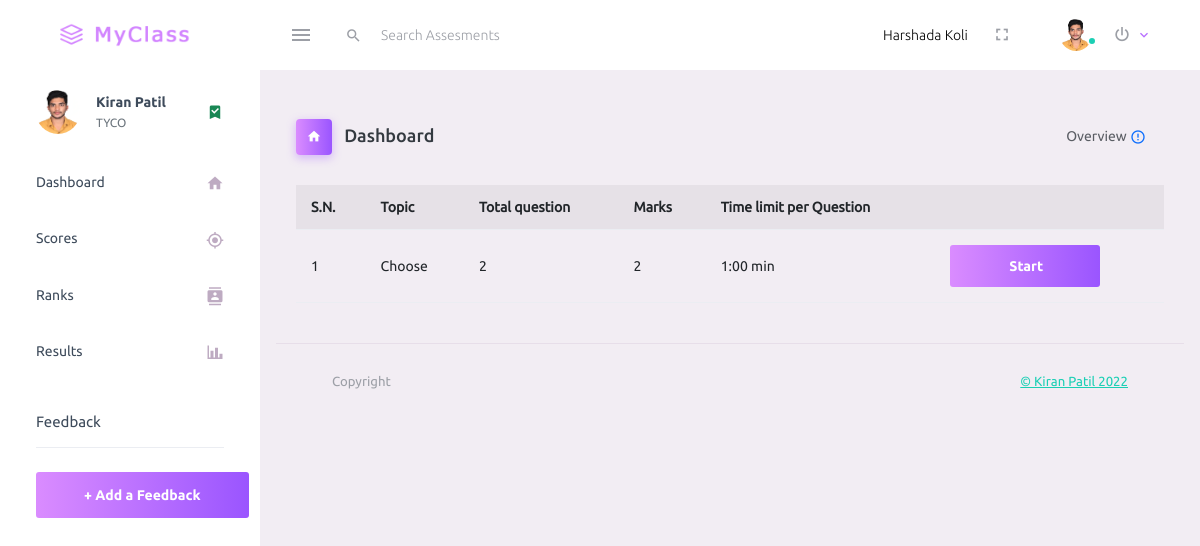
The page /home.php?q=1 (signed in) on the database its author committed.
### tables this page shows
CREATE TABLE IF NOT EXISTS `quiz` (
  `eid` text NOT NULL,
  `title` varchar(100) NOT NULL,
  `sahi` int(11) NOT NULL,
  `wrong` int(11) NOT NULL,
  `total` int(11) NOT NULL,
  `time` bigint(20) NOT NULL,
  `intro` text NOT NULL,
  `tag` varchar(100) NOT NULL,
  `date` timestamp NOT NULL DEFAULT CURRENT_TIMESTAMP ON UPDATE CURRENT_TIMESTAMP
);

### home.php (the view, shortened to what this page needs)
<!DOCTYPE html>
<html lang="en">
  <head>
    <link rel="stylesheet" href="assets/vendors/mdi/css/materialdesignicons.min.css">
    <link rel="stylesheet" href="assets/vendors/css/vendor.bundle.base.css">
    <link rel="stylesheet" href="assets/css/style.css">
  </head>
  <body>
    <div class="container-scroller">
      <nav class="navbar default-layout-navbar col-lg-12 col-12 p-0 fixed-top d-flex flex-row">
        <div class="text-center navbar-brand-wrapper d-flex align-items-center justify-content-center">
          <a class="navbar-brand brand-logo" href="home.php"><img src="assets/images/logo.png" alt="logo" /></a>
        </div>
        <div class="navbar-menu-wrapper d-flex align-items-stretch">
          <button class="navbar-toggler navbar-toggler align-self-center" type="button" data-toggle="minimize">
            <span class="mdi mdi-menu"></span>
          </button>
          <div class="search-field d-none d-md-block">
            <form class="d-flex align-items-center h-100" action="#">
              <div class="input-group">
                <div class="input-group-prepend bg-transparent">
                  <i class="input-group-text border-0 mdi mdi-magnify"></i>
                </div>
                <input type="text" class="form-control bg-transparent border-0" placeholder="Search Assesments">
              </div>
            </form>
          </div>
          <ul class="navbar-nav navbar-nav-right">
            <?php
            include_once 'dbConnection.php';
            if (!(isset($_SESSION['email']))) {
              header("location:index.php");
            } else {
              $name = $_SESSION['name'];
              $email = $_SESSION['email'];
              echo '<span class="pull-right top title1" ><span class="log1"><span class="glyphicon glyphicon-user" aria-hidden="true"></span>&nbsp;&nbsp;&nbsp;&nbsp;</span><a href="account.php?q=1" style="text-decoration:none;" class="mb-1 text-black">' . $name . '</a></span>';
              echo '<li class="nav-item d-none d-lg-block full-screen-link">
              <a class="nav-link">
                <i class="mdi mdi-fullscreen" id="fullscreen-button"></i>
              </a>
            </li>';
              echo '
            <li class="nav-item nav-profile dropdown">
              <a class="nav-link dropdown-toggle" id="profileDropdown" href="#" data-bs-toggle="dropdown" aria-expanded="false">
                <div class="nav-profile-img">
                  <img src="assets/images/faces/face1.jpg" alt="image">
                  <span class="availability-status online"></span>
                </div>
                <div class="nav-profile-text">
                <i class="mdi mdi-power"></i>
                </div>
              </a>
              <div class="dropdown-menu navbar-dropdown" aria-labelledby="profileDropdown">
                <a class="dropdown-item" href="#">
                  <i class="mdi mdi-cached me-2 text-success"></i>Login</a>
                <div class="dropdown-divider"></div>
                <a class="dropdown-item" href="logout.php?q=account.php">
                  <i class="mdi mdi-logout me-2 text-primary"></i> Signout </a>
              </div>
            </li>
              ';
            } ?>
          </ul>
        </div>
      </nav>
      <div class="container-fluid page-body-wrapper">
        <nav class="sidebar sidebar-offcanvas" id="sidebar">
          <ul class="nav">
            <li class="nav-item nav-profile">
              <a href="#" class="nav-link">
                <div class="nav-profile-image">
                  <img src="assets/images/faces/face1.jpg" alt="profile">
                </div>
                <div class="nav-profile-text d-flex flex-column">
                  <span class="font-weight-bold mb-2">Kiran Patil</span>
                  <span class="text-secondary text-small">TYCO</span>
                </div>
                <i class="mdi mdi-bookmark-check text-success nav-profile-badge"></i>
              </a>
            </li>
            <li class="nav-item">
              <a class="nav-link" href="?q=1#">
                <span class="menu-title">Dashboard</span>
                <i class="mdi mdi-home menu-icon"></i>
              </a>
            </li>
            <li class="nav-item">
              <a class="nav-link" href="?q=2#">
                <span class="menu-title">Scores</span>
                <i class="mdi mdi-crosshairs-gps menu-icon"></i>
              </a>
            </li>
            <li class="nav-item">
              <a class="nav-link" href="?q=3#">
                <span class="menu-title">Ranks</span>
                <i class="mdi mdi-contacts menu-icon"></i>
              </a>
            </li>
            <li class="nav-item">
              <a class="nav-link" href="?q=result&eid=631c717187c8a">
                <span class="menu-title">Results</span>
                <i class="mdi mdi-chart-bar menu-icon"></i>
              </a>
            </li>
            <li class="nav-item sidebar-actions">
              <span class="nav-link">
                <div class="border-bottom">
                  <h6 class="font-weight-normal mb-3">Feedback</h6>
                </div>
                <button class="btn btn-block btn-lg btn-gradient-primary mt-4" onclick="javascript:location.href='?q=4#'">+ Add a Feedback</button>
              </span>
            </li>
          </ul>
        </nav>
        <div class="main-panel">
          <div class="content-wrapper">
            <div class="page-header">
              <h3 class="page-title">
                <span class="page-title-icon bg-gradient-primary text-white me-2">
                  <i class="mdi mdi-home"></i>
                </span> Dashboard
              </h3>
              <nav aria-label="breadcrumb">
                <ul class="breadcrumb">
                  <li class="breadcrumb-item active" aria-current="page">
                    <span></span>Overview <i class="mdi mdi-alert-circle-outline icon-sm text-primary align-middle"></i>
                  </li>
                </ul>
              </nav>
            </div>
            <div class="row">
              <div class="container">
                <div class="row">
                  <div class="col-md-12">
                    <?php if (@$_GET['q'] == 1) {
                      $result = mysqli_query($con, "SELECT * FROM quiz ORDER BY date DESC") or die('Error');
                      echo  "<div class='panel'><div class='table-responsive'><table class='table table-striped title1' id='quiztable'>
                        <tr><th><b>S.N.</b></th><th><b>Topic</b></th><th><b>Total question</b></th><th><b>Marks</b></th><th><b>
                        Time limit per Question</b></th><th></th><th style='display:none'>hashtags</th></tr>";
                      $c = 1;
                      while ($row = mysqli_fetch_array($result)) {
                        $title = $row['title'];
                        $total = $row['total'];
                        $sahi = $row['sahi'];
                        $time = $row['time'] . ":00";
                        $eid = $row['eid'];
                        $tag = $row['tag'];
                        $q12 = mysqli_query($con, "SELECT score FROM history WHERE eid='$eid' AND email='$email'") or die('Error98');
                        $rowcount = mysqli_num_rows($q12);
                        if ($rowcount == 0) {
                          echo '<tr><td>' . $c++ . '</td><td>' . $title . '</td><td>' . $total . '</td><td>' . $sahi * $total . '</td><td>' . $time . '&nbsp;min</td>
                        <td><b><a href="account.php?q=quiz&step=2&eid=' . $eid . '" class="btn btn-gradient-primary btn-fw" style="margin:0px"><span class="glyphicon glyphicon-new-window" aria-hidden="true"></span>&nbsp;<span class="title1"><b>Start
                        </b></span></a></b></td><td style="display:none">' . $tag . '</td></tr>';
                                      }
                        }
                        echo '</table></div></div>';
                      } ?>
                  </div>
            </div>
          </div>
          <footer class="footer">
            <div class="container-fluid d-flex justify-content-between">
              <span class="text-muted d-block text-center text-sm-start d-sm-inline-block">Copyright </span>
              <span class="float-none float-sm-end mt-1 mt-sm-0 text-end"><a href="#" target="_blank">© Kiran Patil 2022</a></span>
            </div>
          </footer>
        </div>
      </div>
    </div>
  </body>
</html>

### rows shown on the page
quiz: title "Choose", total "2", $sahi*$total "2", time "1:00"

### other values the page prints
$name "Harshada Koli"
